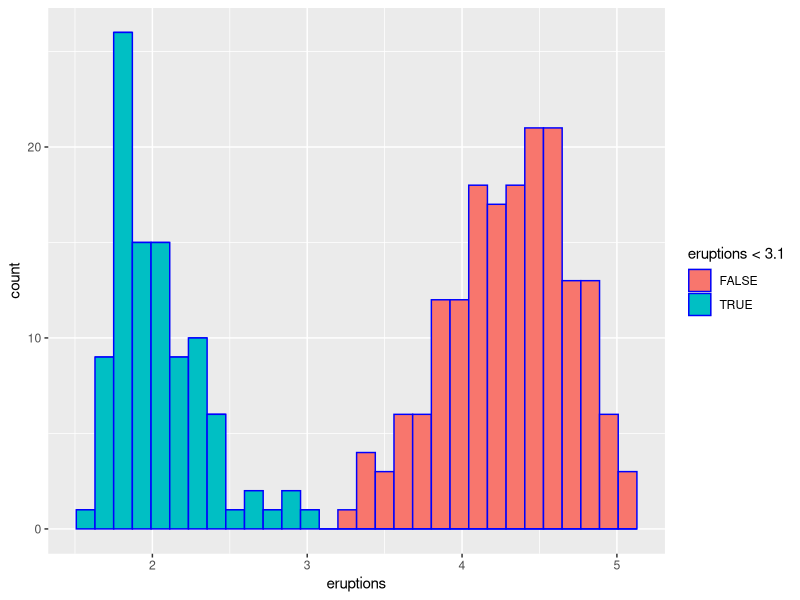
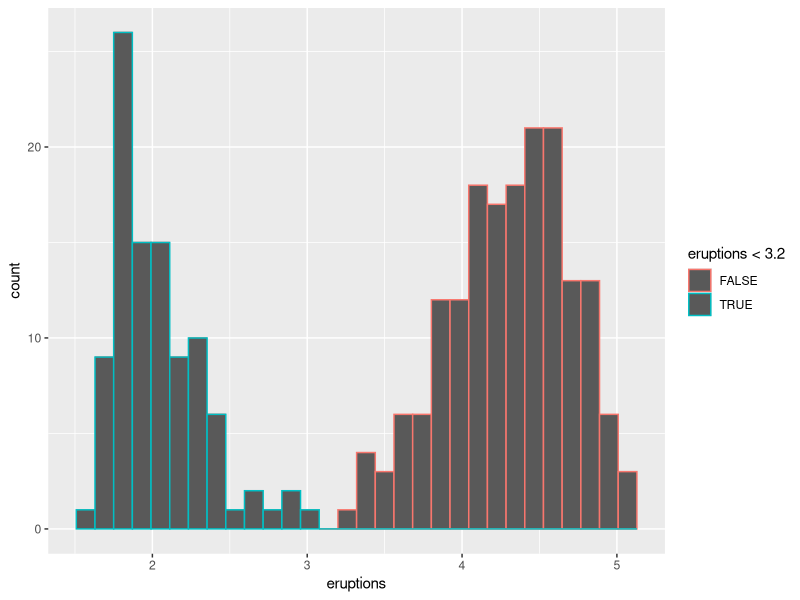

Source code (R) for these figures, in order:
## ---- chunk 1
packages <- c(
  'ggplot2',
  'ggrepel',
  'patchwork',
  'ggraph',
  'dplyr',
  'gganimate',
  'gifski',
  'ggforce',
  'ggthemes',
  'maps',
  'sf',
  'tidyr',
  'concaveman',
  'remotes'
)

#install.packages(packages)

library(ggplot2)
## ---- chunk 2
data("faithful")
ggplot(data = faithful) +
  geom_histogram(mapping = aes(x = eruptions, fill = eruptions < 3.1),
                 colour = "blue")
## ---- chunk 3
ggplot(data = faithful) +
  geom_histogram(mapping = aes(x = eruptions, colour = eruptions < 3.2))
# notice the legend
